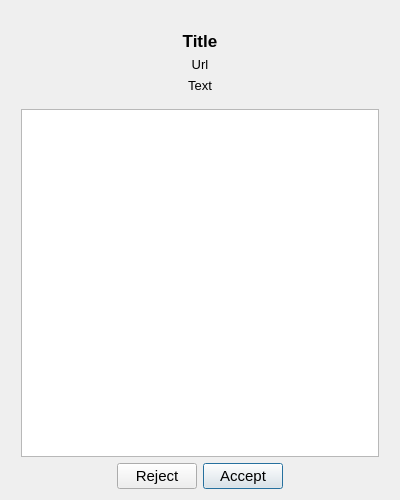
<?xml version="1.0" encoding="UTF-8"?>
<ui version="4.0">
 <class>MessageDialog</class>
 <widget class="QDialog" name="MessageDialog">
  <property name="windowModality">
   <enum>Qt::WindowModality::WindowModal</enum>
  </property>
  <property name="geometry">
   <rect>
    <x>0</x>
    <y>0</y>
    <width>400</width>
    <height>500</height>
   </rect>
  </property>
  <property name="sizePolicy">
   <sizepolicy hsizetype="Preferred" vsizetype="Preferred">
    <horstretch>0</horstretch>
    <verstretch>0</verstretch>
   </sizepolicy>
  </property>
  <property name="minimumSize">
   <size>
    <width>0</width>
    <height>0</height>
   </size>
  </property>
  <property name="maximumSize">
   <size>
    <width>16777215</width>
    <height>16777215</height>
   </size>
  </property>
  <property name="windowTitle">
   <string/>
  </property>
  <property name="sizeGripEnabled">
   <bool>false</bool>
  </property>
  <layout class="QVBoxLayout" name="verticalLayout_2">
   <item>
    <layout class="QVBoxLayout" name="verticalLayout">
     <property name="leftMargin">
      <number>10</number>
     </property>
     <property name="rightMargin">
      <number>10</number>
     </property>
     <item>
      <layout class="QHBoxLayout" name="horizontalLayout">
       <item>
        <widget class="QLabel" name="icon">
         <property name="sizePolicy">
          <sizepolicy hsizetype="Preferred" vsizetype="Preferred">
           <horstretch>0</horstretch>
           <verstretch>0</verstretch>
          </sizepolicy>
         </property>
         <property name="maximumSize">
          <size>
           <width>128</width>
           <height>128</height>
          </size>
         </property>
         <property name="text">
          <string/>
         </property>
         <property name="pixmap">
          <pixmap resource="viewer.qrc">:/icons/resources/AppIcon.png</pixmap>
         </property>
         <property name="scaledContents">
          <bool>true</bool>
         </property>
        </widget>
       </item>
      </layout>
     </item>
     <item>
      <widget class="QLabel" name="title">
       <property name="sizePolicy">
        <sizepolicy hsizetype="Preferred" vsizetype="Preferred">
         <horstretch>0</horstretch>
         <verstretch>0</verstretch>
        </sizepolicy>
       </property>
       <property name="font">
        <font>
         <pointsize>13</pointsize>
         <bold>true</bold>
        </font>
       </property>
       <property name="text">
        <string>Title</string>
       </property>
       <property name="alignment">
        <set>Qt::AlignmentFlag::AlignCenter</set>
       </property>
      </widget>
     </item>
     <item>
      <widget class="QLabel" name="url">
       <property name="font">
        <font>
         <pointsize>10</pointsize>
        </font>
       </property>
       <property name="text">
        <string>Url</string>
       </property>
       <property name="alignment">
        <set>Qt::AlignmentFlag::AlignCenter</set>
       </property>
      </widget>
     </item>
     <item>
      <widget class="QLabel" name="text">
       <property name="font">
        <font>
         <pointsize>10</pointsize>
        </font>
       </property>
       <property name="text">
        <string>Text</string>
       </property>
       <property name="alignment">
        <set>Qt::AlignmentFlag::AlignCenter</set>
       </property>
      </widget>
     </item>
     <item>
      <spacer name="verticalSpacer">
       <property name="orientation">
        <enum>Qt::Orientation::Vertical</enum>
       </property>
       <property name="sizeType">
        <enum>QSizePolicy::Policy::Fixed</enum>
       </property>
       <property name="sizeHint" stdset="0">
        <size>
         <width>20</width>
         <height>10</height>
        </size>
       </property>
      </spacer>
     </item>
     <item>
      <widget class="QTextBrowser" name="details">
       <property name="maximumSize">
        <size>
         <width>16777215</width>
         <height>16777215</height>
        </size>
       </property>
       <property name="font">
        <font>
         <pointsize>10</pointsize>
        </font>
       </property>
      </widget>
     </item>
    </layout>
   </item>
   <item>
    <layout class="QHBoxLayout" name="horizontalLayout_3">
     <property name="spacing">
      <number>6</number>
     </property>
     <property name="topMargin">
      <number>0</number>
     </property>
     <item>
      <spacer name="horizontalSpacer_2">
       <property name="orientation">
        <enum>Qt::Orientation::Horizontal</enum>
       </property>
       <property name="sizeHint" stdset="0">
        <size>
         <width>40</width>
         <height>20</height>
        </size>
       </property>
      </spacer>
     </item>
     <item>
      <widget class="QPushButton" name="reject">
       <property name="font">
        <font>
         <pointsize>11</pointsize>
        </font>
       </property>
       <property name="text">
        <string>Reject</string>
       </property>
       <property name="autoDefault">
        <bool>false</bool>
       </property>
       <property name="default">
        <bool>false</bool>
       </property>
      </widget>
     </item>
     <item>
      <widget class="QPushButton" name="accept">
       <property name="font">
        <font>
         <pointsize>11</pointsize>
        </font>
       </property>
       <property name="text">
        <string>Accept</string>
       </property>
       <property name="default">
        <bool>true</bool>
       </property>
      </widget>
     </item>
     <item>
      <spacer name="horizontalSpacer">
       <property name="orientation">
        <enum>Qt::Orientation::Horizontal</enum>
       </property>
       <property name="sizeHint" stdset="0">
        <size>
         <width>40</width>
         <height>20</height>
        </size>
       </property>
      </spacer>
     </item>
    </layout>
   </item>
  </layout>
 </widget>
 <resources>
  <include location="viewer.qrc"/>
  <include location="stageviz.qrc"/>
 </resources>
 <connections>
  <connection>
   <sender>reject</sender>
   <signal>clicked()</signal>
   <receiver>MessageDialog</receiver>
   <slot>close()</slot>
   <hints>
    <hint type="sourcelabel">
     <x>199</x>
     <y>571</y>
    </hint>
    <hint type="destinationlabel">
     <x>199</x>
     <y>299</y>
    </hint>
   </hints>
  </connection>
 </connections>
</ui>
